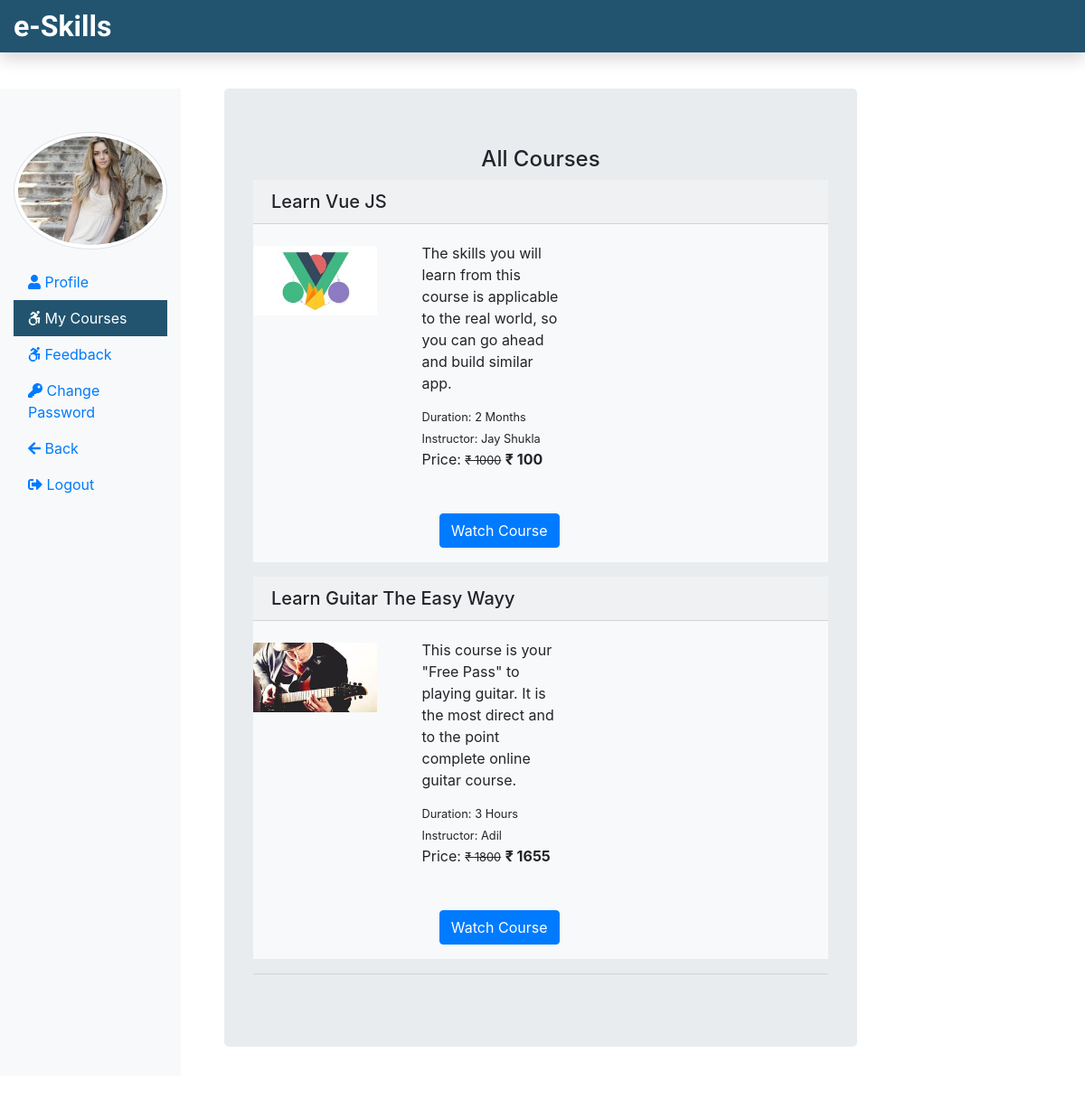
/Student/myCourse.php (signed in), run on the app's committed database.
### tables this page shows
CREATE TABLE `student` (
  `stu_id` int(11) NOT NULL,
  `stu_name` varchar(255) NOT NULL,
  `stu_email` varchar(255) NOT NULL,
  `stu_pass` varchar(255) NOT NULL,
  `stu_occ` varchar(255) NOT NULL,
  `stu_img` text NOT NULL
);

CREATE TABLE `courseorder` (
  `co_id` int(11) NOT NULL,
  `order_id` varchar(255) NOT NULL,
  `stu_email` varchar(255) NOT NULL,
  `course_id` int(11) NOT NULL,
  `status` varchar(255) NOT NULL,
  `respmsg` text NOT NULL,
  `amount` int(11) NOT NULL,
  `order_date` date NOT NULL
);

CREATE TABLE `course` (
  `course_id` int(11) NOT NULL,
  `course_name` text NOT NULL,
  `course_desc` text NOT NULL,
  `course_author` varchar(255) NOT NULL,
  `course_img` text NOT NULL,
  `course_duration` text NOT NULL,
  `course_price` int(11) NOT NULL,
  `course_original_price` int(11) NOT NULL
);

### Student/myCourse.php (the view, shortened to what this page needs)
<?php
include('./stuInclude/header.php');
include_once('../dbConnection.php');
if (isset($_SESSION['is_login'])) {
    $stuLogEmail = $_SESSION['stuLogEmail'];
} else {
    echo "<script> location.href='../index.php'; </script>";
}
?>
<div class="col-sm-7 mt-6 ml-5">
    <div class="row">
        <div class="jumbotron">
            <h4 class="text-center">All Courses</h4>
            <?php
            if (isset($stuLogEmail)) {
                $sql = "SELECT co.order_id, c.course_id, c.course_name, c.course_duration, c.course_desc, c.course_img, c.course_author, c.course_original_price, c.course_price
                        FROM courseorder AS co
                        JOIN course AS c ON c.course_id = co.course_id
                        WHERE co.stu_email = '$stuLogEmail'";
                $result = $conn->query($sql);
                if ($result && $result->num_rows > 0) {
                    while ($row = $result->fetch_assoc()) { ?>
                        <div class="bg-light mb-3">
                            <h5 class="card-header"><?php echo htmlspecialchars($row['course_name']); ?></h5>
                            <div class="row">
                                <div class="col-sm-3">
                                    <img src="<?php echo htmlspecialchars($row['course_img']); ?>" class="card-img-top mt-4" alt="Course Image">
                                </div>
                                <div class="col-sm-4 mb-3">
                                    <div class="card-body">
                                        <p class="card-title"><?php echo htmlspecialchars($row['course_desc']); ?></p>
                                        <small class="card-text">Duration: <?php echo htmlspecialchars($row['course_duration']); ?></small><br />
                                        <small class="card-text">Instructor: <?php echo htmlspecialchars($row['course_author']); ?></small><br />
                                        <p class="card-text d-inline">Price: <small><del>&#8377 <?php echo htmlspecialchars($row['course_original_price']); ?></del></small>
                                            <span class="font-weight-bolder">&#8377 <?php echo htmlspecialchars($row['course_price']); ?></span>
                                        </p>
                                        <a href="watchcourse.php?course_id=<?php echo htmlspecialchars($row['course_id']); ?>" class="btn btn-primary mt-5 float-right">Watch Course</a>
                                    </div>
                                </div>
                            </div>
                        </div>
            <?php }
                } else {
                    if ($result) {
                        echo "<p class='text-center'>You have not enrolled in any courses yet.</p>";
                    } else {
                        echo "<p class='text-center'>Error retrieving courses: " . $conn->error . "</p>";
                    }
                }
            }
            ?>
            <hr />
        </div>
    </div>
</div>
</div>
<?php
include('./stuInclude/footer.php');
?>

### Student/stuInclude/header.php (shortened to what this page needs)
<?php
include_once('../dbConnection.php');
if (isset($_SESSION['is_login'])) {
  $stuLogEmail = $_SESSION['stuLogEmail'];
}
if (isset($stuLogEmail)) {
  $sql = "SELECT stu_img FROM student WHERE stu_email = '$stuLogEmail'";
  $result = $conn->query($sql);
  $row = $result->fetch_assoc();
  $stu_img = $row['stu_img'];
}
?>
<!DOCTYPE html>
<html lang="en">
<head>
  <link rel="stylesheet" href="../css/bootstrap.min.css">
  <link rel="stylesheet" href="../css/all.min.css">
  <link rel="stylesheet" href="../css/stustyle.css">
</head>
<body>
  <div style="background-color: #225470;">
    <nav class="navbar navbar-dark flex-md-nowrap p-0 shadow">
      <a class="navbar-brand col-sm-3 col-md-2 mr-0" href="studentProfile.php">e-Skills</a>
    </nav>
  </div>
  <div class="container-fluid mb-5 " style="margin-top:40px;">
    <div class="row">
      <nav class="col-sm-2 bg-light sidebar py-5 d-print-none">
        <div class="sidebar-sticky">
          <ul class="nav flex-column">
            <li class="nav-item mb-3">
              <img src="<?php echo $stu_img ?>" alt="studentimage" class="img-thumbnail rounded-circle">
            </li>
            <li class="nav-item">
              <a class="nav-link <?php if (PAGE == 'profile') {
                                    echo 'active';
                                  } ?>" href="studentProfile.php">
                <i class="fas fa-user"></i>
                Profile <span class="sr-only">(current)</span>
              </a>
            </li>
            <li class="nav-item">
              <a class="nav-link <?php if (PAGE == 'mycourse') {
                                    echo 'active';
                                  } ?>" href="myCourse.php">
                <i class="fab fa-accessible-icon"></i>
                My Courses
              </a>
            </li>
            <li class="nav-item">
              <a class="nav-link <?php if (PAGE == 'feedback') {
                                    echo 'active';
                                  } ?>" href="stufeedback.php">
                <i class="fab fa-accessible-icon"></i>
                Feedback
              </a>
            </li>
            <li class="nav-item">
              <a class="nav-link <?php if (PAGE == 'studentChangePass') {
                                    echo 'active';
                                  } ?>" href="studentChangePass.php">
                <i class="fas fa-key"></i>
                Change Password
              </a>
            </li>
            <li class="nav-item">
              <a class="nav-link" href="../index.php">
                <i class="fas fa-arrow-left"></i>
                Back
              </a>
            </li>
            <li class="nav-item">
              <a class="nav-link" href="../logout.php">
                <i class="fas fa-sign-out-alt"></i>
                Logout
              </a>
            </li>
          </ul>
        </div>
      </nav>

### css/stustyle.css (style rules this page uses)
.navbar-brand { font-family: "Ubuntu", sans-serif; font-size: 2em; font-weight: bold; color: #fff; }
.active { background-color: #225470; color: #fff; }

### data on the page
student: stu_img (picture)
courseorder: course.course_name "Learn Vue JS", course.course_img (picture), course.course_desc "The skills you will learn from this course is applicable to the real world, so you can go ahead and build similar app.", course.course_duration "2 Months", course.course_author "Jay Shukla", course.course_original_price "1000", course.course_price "100"
courseorder: course.course_name "Learn Guitar The Easy Wayy", course.course_img (picture), course.course_desc "This course is your \"Free Pass\" to playing guitar. It is the most direct and to the point complete online guitar course.", course.course_duration "3 Hours", course.course_author "Adil", course.course_original_price "1800", course.course_price "1655"
